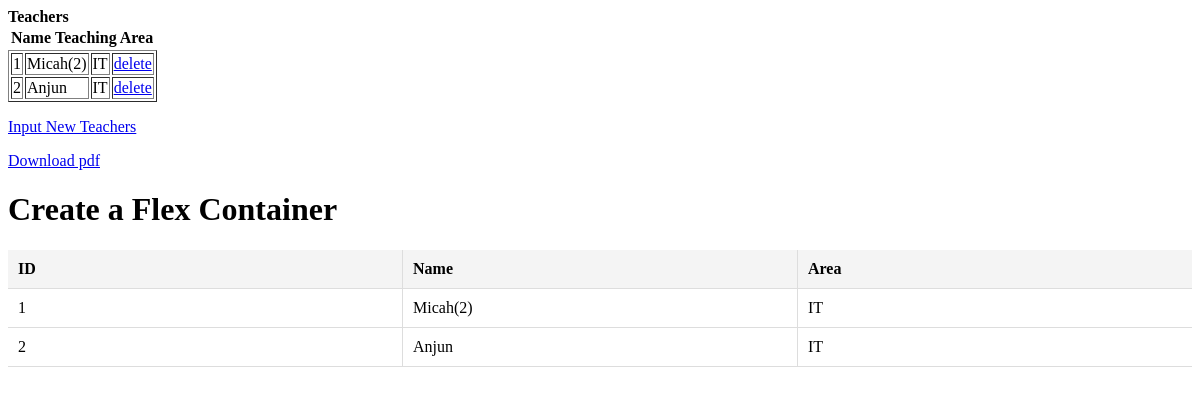
/, run on an earlier commit of the app's database.
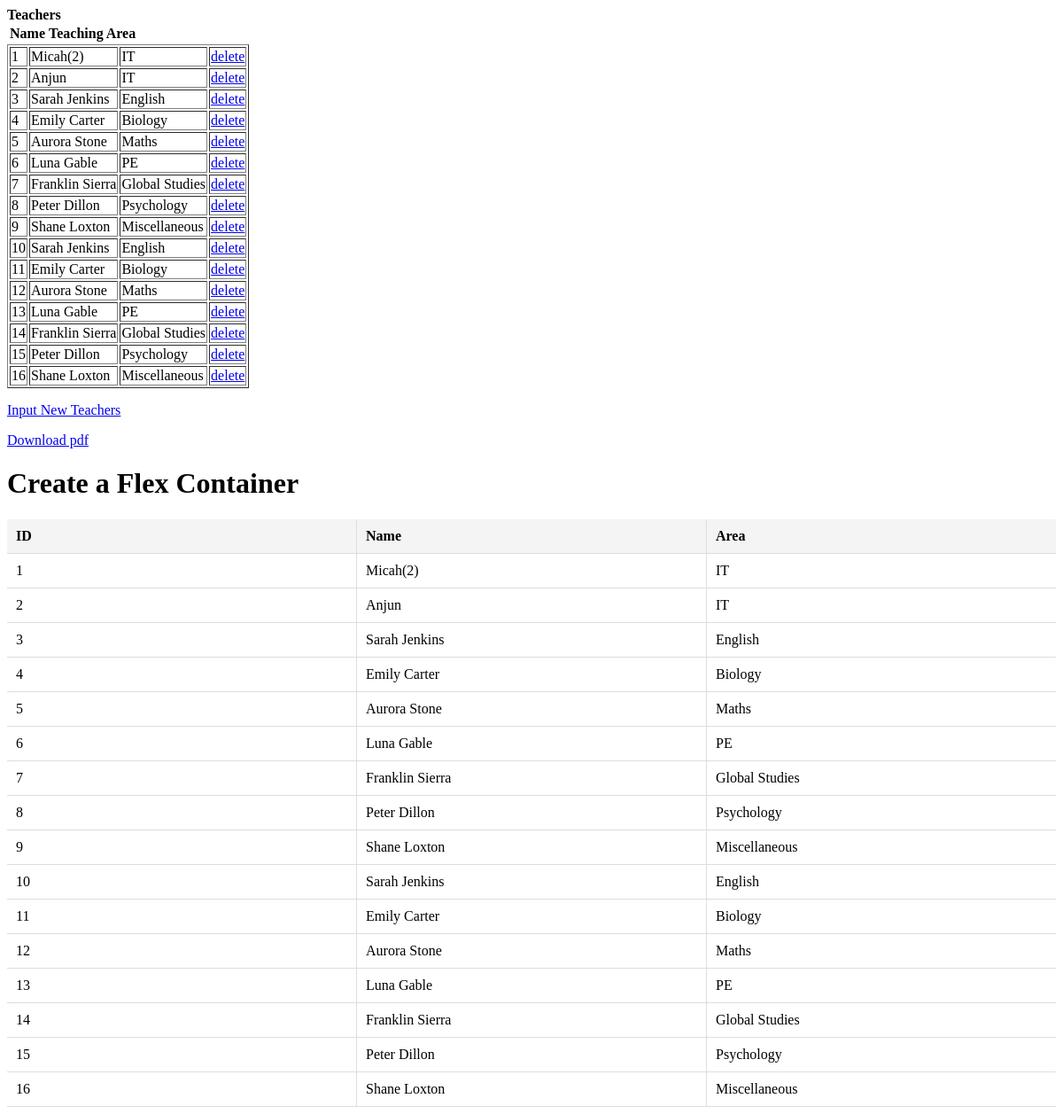
And on a later commit of the database.
### MyApp/models.py (models this page shows)
class teacher(models.Model):
    Name = models.CharField(max_length=25)
    Area = models.CharField(max_length=30)

### MyApp/views.py (the view)
# urls.py: re_path(r'^$', MyApp.views.index, name='index'),
def index(request):
    teach = teacher.objects.all()
    return render(request, "MyApp/index.html", {'content' :teach})

### MyApp/templates/MyApp/index.html (shortened to what this page needs)
<html>
<head><title>Teachers</title></head>
<body>
<strong>Teachers</strong>
    {% if content %}
    <table>
        <tr>
            <th>Name</th>
            <th>Teaching Area</th>
        </tr>
        <table border="1">
            {% for teach in content %}
            <tr>
                <td>{{teach.id}}</td>
                <td>{{teach.Name}}</td>
                <td>{{teach.Area}}</td>
                <td><a href="delete/{{ teach.id }}">delete</a></td>
            </tr>
            {% endfor %}
        </table>
    </table>
    {% else %}
    <strong>No Data!!</strong>
    {%endif%}
    <p><a href="{% url 'input' %}">Input New Teachers</a></p>
    <p><a href="{% url 'report' %}">Download pdf</a></p>
</body>
</html>
<html>
<head>
</head>
<body>
<h1>Create a Flex Container</h1>
<div class="flex-table">
    <div class="flex-row header">
        <div class="flex-cell">ID</div>
        <div class="flex-cell">Name</div>
        <div class="flex-cell">Area</div>
    </div>
    {% for teach in content %}
    <div class="flex-row">
        <div class="flex-cell">{{teach.id}}</div>
        <div class="flex-cell">{{teach.Name}}</div>
        <div class="flex-cell">{{teach.Area}}</div>
    </div>
    {% endfor %}
</div>
</body>
</html>

What changed in the data, as far as the page shows it:
added teacher: id "3", Name "Sarah Jenkins", Area "English"
added teacher: id "4", Name "Emily Carter", Area "Biology"
added teacher: id "5", Name "Aurora Stone", Area "Maths"
added teacher: id "6", Name "Luna Gable", Area "PE"
added teacher: id "7", Name "Franklin Sierra", Area "Global Studies"
added teacher: id "8", Name "Peter Dillon", Area "Psychology"
added teacher: id "9", Name "Shane Loxton", Area "Miscellaneous"
added teacher: id "10", Name "Sarah Jenkins", Area "English"
added teacher: id "11", Name "Emily Carter", Area "Biology"
added teacher: id "12", Name "Aurora Stone", Area "Maths"
added teacher: id "13", Name "Luna Gable", Area "PE"
added teacher: id "14", Name "Franklin Sierra", Area "Global Studies"
added teacher: id "15", Name "Peter Dillon", Area "Psychology"
added teacher: id "16", Name "Shane Loxton", Area "Miscellaneous"
